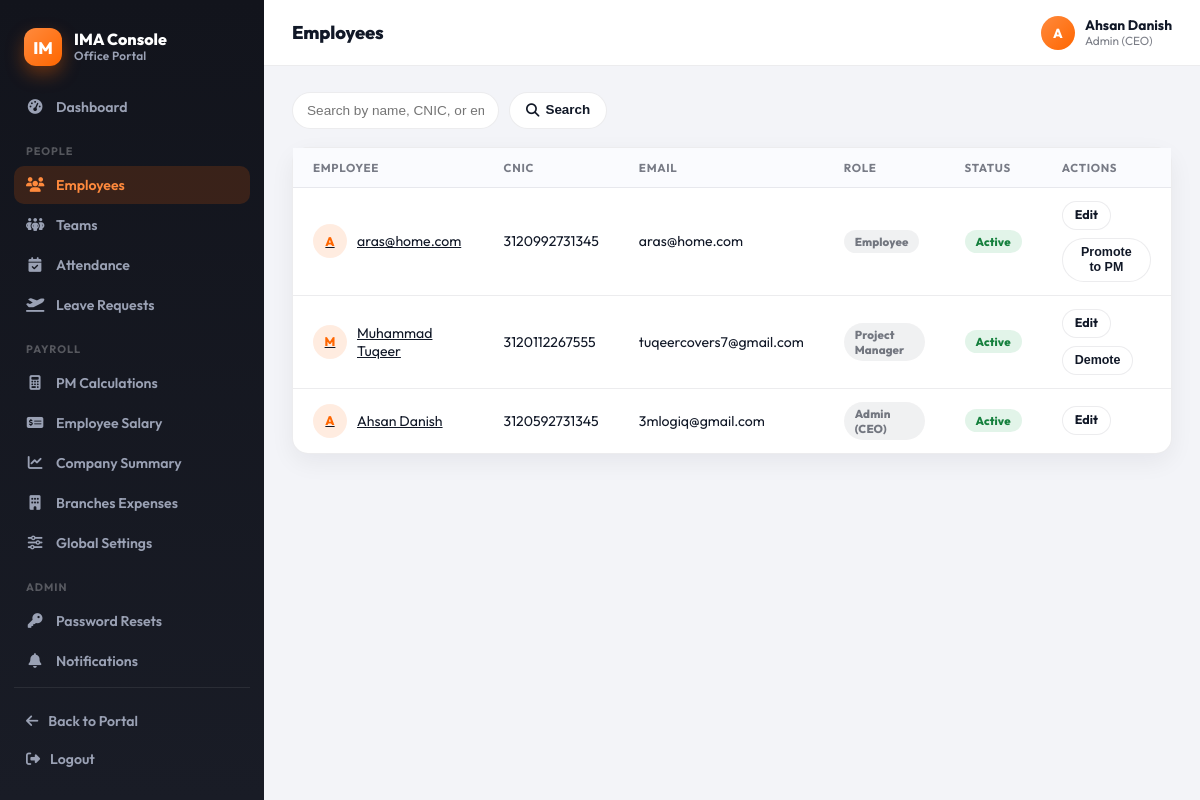
/console/employees/ (signed in), run on an earlier commit of the app's database.
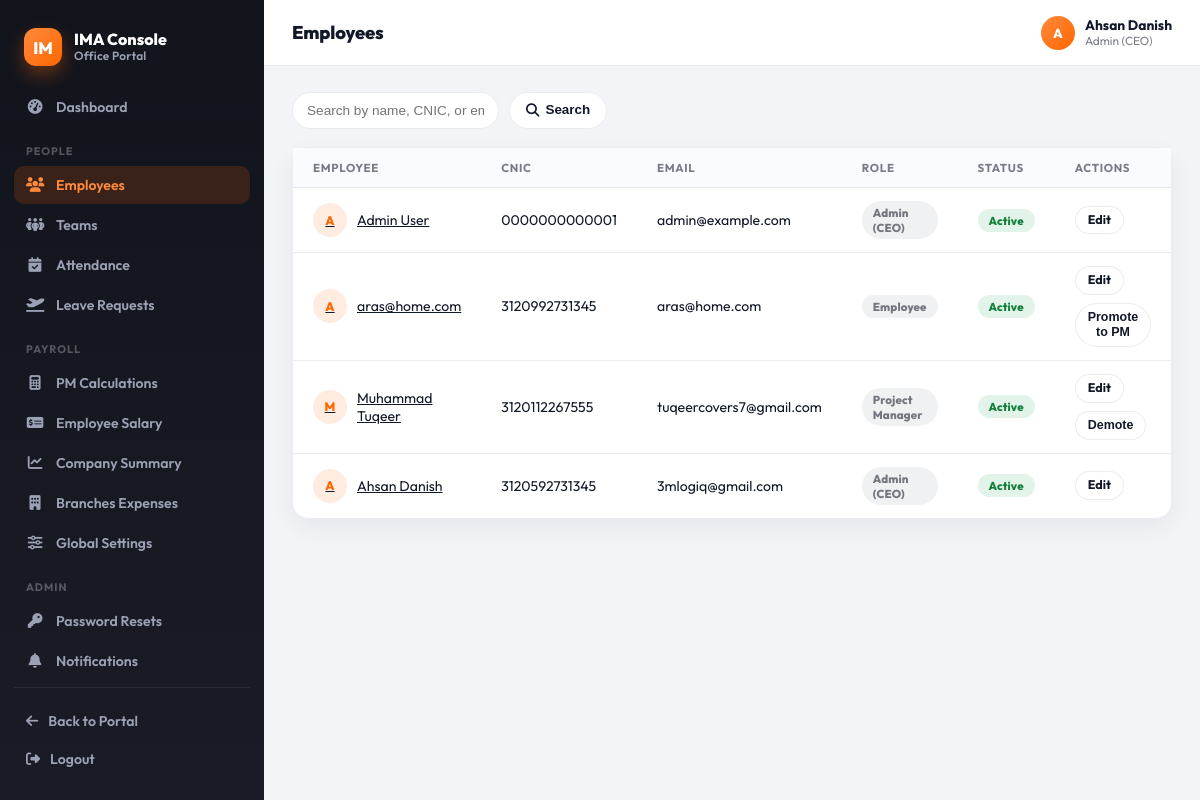
And on a later commit of the database.
### accounts/models.py (models this page shows, shortened)
class Employee(AbstractBaseUser, PermissionsMixin):
    cnic = models.CharField(max_length=13, unique=True, validators=[cnic_validator])
    email = models.EmailField(unique=True, validators=[email_validator])
    full_name = models.CharField(max_length=120, blank=True, null=True, validators=[alpha_spaces])
    fathers_name = models.CharField(max_length=120, blank=True, null=True, validators=[alpha_spaces])
    date_of_birth = models.DateField(blank=True, null=True)
    gender = models.CharField(max_length=10, choices=[('male','Male'),('female','Female'),('other','Other'),('na','Prefer not to say')], blank=True, null=True)
    marital_status = models.CharField(max_length=10, choices=[('single','Single'),('married','Married'),('divorced','Divorced'),('widowed','Widowed')], blank=True, null=True)
    contact_number = models.CharField(max_length=14, blank=True, null=True)
    residential_address = models.TextField(max_length=250, blank=True, null=True)
    date_of_joining = models.DateField(blank=True, null=True)
    reporting_manager_name = models.CharField(max_length=120, blank=True, null=True, validators=[alpha_spaces])
    department = models.CharField(max_length=10, choices=[('HR','HR'),('IT','IT'),('FIN','Finance'),('OPS','Operations'),('SALES','Sales'),('OTHER','Other')], blank=True, null=True)
    designation = models.CharField(max_length=120, blank=True, null=True)
    employment_type = models.CharField(max_length=2, choices=[('FT','Full-time'),('PT','Part-time'),('CT','Contract'),('IN','Internship')], blank=True, null=True)
    employee_code = models.CharField(max_length=20, unique=True, blank=True, null=True)
    profile_picture = models.ImageField(upload_to=profile_picture_path, validators=[], blank=True, null=True)
    cnic_front = models.ImageField(upload_to=cnic_front_path, validators=[], blank=True, null=True)
    cnic_back = models.ImageField(upload_to=cnic_back_path, validators=[], blank=True, null=True)
    degree_certificate = models.FileField(upload_to=degree_path, validators=[], blank=True, null=True)
    father_cnic = models.ImageField(upload_to=father_cnic_path, validators=[], blank=True, null=True)
    emergency_contact_name = models.CharField(max_length=120, blank=True, null=True)
    emergency_relationship = models.CharField(max_length=10, choices=[('father','Father'),('mother','Mother'),('spouse','Spouse'),('sibling','Sibling'),('friend','Friend'),('other','Other')], blank=True, null=True)
    emergency_contact_number = models.CharField(max_length=14, blank=True, null=True)
    emergency_contact_address = models.TextField(blank=True, null=True)
    blood_group = models.CharField(max_length=3, choices=[('A+','A+'),('A-','A-'),('B+','B+'),('B-','B-'),('O+','O+'),('O-','O-'),('AB+','AB+'),('AB-','AB-')], blank=True, null=True)
    previous_employer = models.TextField(blank=True, null=True)
    special_skills = models.TextField(blank=True, null=True)
    ROLE_CHOICES = [
        ('employee', 'Employee'),
        ('pm', 'Project Manager'),
        ('admin', 'Admin (CEO)'),   # 🔹 added Admin role
    ]
    role = models.CharField(
        max_length=20,
        choices=ROLE_CHOICES,
        default='employee',
        help_text="Role of the employee. Default is 'Employee'."
    )
    is_staff = models.BooleanField(default=False)
    is_active = models.BooleanField(default=False)
    date_joined = models.DateTimeField(auto_now_add=True)
    objects = EmployeeManager()
    USERNAME_FIELD = 'cnic'
    REQUIRED_FIELDS = ['email']
    class Media:
        css = {"all": ("css/admin/accounts.css",)}

### console/views.py (the view)
# urls.py: path("employees/", views.employees_list, name="employees_list"),
@login_required
@role_required(*STAFF_ROLES)
def employees_list(request):
    qs = Employee.objects.all().order_by("-date_joined")
    if not _is_admin(request):
        qs = qs.filter(teams__project_manager=request.user).distinct()
    q = request.GET.get("q", "").strip()
    if q:
        qs = qs.filter(full_name__icontains=q) | qs.filter(cnic__icontains=q) | qs.filter(email__icontains=q)
    return render(request, "console/employees_list.html", {"employees": qs, "q": q})

### console/views.py (called while the page is built)
def _is_admin(request):
    return getattr(request.user, "role", None) == "admin"

### console/templates/console/employees_list.html (shortened to what this page needs)
{% extends "console/base.html" %}
{% block page_title %}Employees{% endblock %}
{% block content %}
<form class="cn-toolbar" method="get">
  <input type="text" name="q" value="{{ q }}" placeholder="Search by name, CNIC, or email">
  <button class="cn-btn" type="submit"><i class="fa-solid fa-magnifying-glass"></i> Search</button>
</form>
<div class="cn-card">
  <div class="cn-table-wrap">
    <table class="cn-table">
      <thead>
        <tr><th>Employee</th><th>CNIC</th><th>Email</th><th>Role</th><th>Status</th><th>Actions</th></tr>
      </thead>
      <tbody>
        {% for employee in employees %}
          <tr>
            <td>
              <a href="{% url 'console:employee_detail' employee.pk %}" class="cn-person">
                <span class="cn-avatar">{{ employee.full_name|default:employee.email|slice:":1"|upper }}</span>
                {{ employee.full_name|default:employee.email }}
              </a>
            </td>
            <td>{{ employee.cnic }}</td>
            <td>{{ employee.email }}</td>
            <td><span class="cn-badge neutral">{{ employee.get_role_display }}</span></td>
            <td>
              {% if employee.is_active %}<span class="cn-badge success">Active</span>{% else %}<span class="cn-badge warning">Pending</span>{% endif %}
            </td>
            <td>
              <div class="cn-action-group">
                <a class="cn-btn sm" href="{% url 'console:employee_detail' employee.pk %}">Edit</a>
                {% if request.user.role == "admin" %}
                  {% if employee.role == "employee" %}
                    <form method="post" action="{% url 'console:employee_promote' employee.pk %}">
                      <button class="cn-btn sm" type="submit">Promote to PM</button>
                    </form>
                  {% elif employee.role == "pm" %}
                    <form method="post" action="{% url 'console:employee_demote' employee.pk %}">
                      <button class="cn-btn sm" type="submit">Demote</button>
                    </form>
                  {% endif %}
                {% endif %}
              </div>
            </td>
          </tr>
        {% empty %}
          <tr><td colspan="6" class="cn-empty">No employees found.</td></tr>
        {% endfor %}
      </tbody>
    </table>
  </div>
</div>
{% endblock %}

### console/templates/console/base.html (shortened to what this page needs)
{% load static %}
<!DOCTYPE html>
<html lang="en">
<head>
  <link rel="stylesheet" href="https://cdnjs.cloudflare.com/ajax/libs/font-awesome/6.4.0/css/all.min.css">
  <link rel="stylesheet" href="{% static 'console/css/console.css' %}">
</head>
<body class="console-body">
  <div class="console-shell">
    <aside class="console-sidebar" id="console-sidebar">
      <div class="console-brand">
        <div class="mark">IM</div>
        <div class="text">
          <div class="title">IMA Console</div>
          <div class="subtitle">Office Portal</div>
        </div>
      </div>
      <nav class="console-nav">
        <a href="{% url 'console:dashboard' %}" class="{% if request.resolver_match.url_name == 'dashboard' %}active{% endif %}">
          <i class="fa-solid fa-gauge-high"></i> Dashboard
        </a>
        <div class="console-nav-label">People</div>
        <a href="{% url 'console:employees_list' %}" class="{% if request.resolver_match.url_name == 'employees_list' or request.resolver_match.url_name == 'employee_detail' %}active{% endif %}">
          <i class="fa-solid fa-users"></i> Employees
        </a>
        <a href="{% url 'console:teams_list' %}" class="{% if 'team' in request.resolver_match.url_name %}active{% endif %}">
          <i class="fa-solid fa-people-group"></i> Teams
        </a>
        <a href="{% url 'console:attendance_list' %}" class="{% if 'attendance' in request.resolver_match.url_name %}active{% endif %}">
          <i class="fa-solid fa-calendar-check"></i> Attendance
        </a>
        <a href="{% url 'console:leaves_list' %}" class="{% if 'leave' in request.resolver_match.url_name %}active{% endif %}">
          <i class="fa-solid fa-plane-departure"></i> Leave Requests
        </a>
        <div class="console-nav-label">Payroll</div>
        {% if request.user.role == "admin" %}
        <a href="{% url 'console:pm_calculations' %}" class="{% if request.resolver_match.url_name == 'pm_calculations' %}active{% endif %}">
          <i class="fa-solid fa-calculator"></i> PM Calculations
        </a>
        {% endif %}
        <a href="{% url 'console:employee_salary' %}" class="{% if request.resolver_match.url_name == 'employee_salary' %}active{% endif %}">
          <i class="fa-solid fa-money-check-dollar"></i> Employee Salary
        </a>
        {% if request.user.role == "admin" %}
        <a href="{% url 'console:company_summary' %}" class="{% if request.resolver_match.url_name == 'company_summary' %}active{% endif %}">
          <i class="fa-solid fa-chart-line"></i> Company Summary
        </a>
        <a href="{% url 'console:branch_expenses' %}" class="{% if request.resolver_match.url_name == 'branch_expenses' %}active{% endif %}">
          <i class="fa-solid fa-building"></i> Branches Expenses
        </a>
        <a href="{% url 'console:global_settings' %}" class="{% if request.resolver_match.url_name == 'global_settings' %}active{% endif %}">
          <i class="fa-solid fa-sliders"></i> Global Settings
        </a>
        <div class="console-nav-label">Admin</div>
        <a href="{% url 'console:password_resets_list' %}" class="{% if request.resolver_match.url_name == 'password_resets_list' %}active{% endif %}">
          <i class="fa-solid fa-key"></i> Password Resets
        </a>
        {% endif %}
        <a href="{% url 'console:notifications_list' %}" class="{% if 'notification' in request.resolver_match.url_name %}active{% endif %}">
          <i class="fa-solid fa-bell"></i> Notifications
        </a>
      </nav>
      <div class="console-sidebar-footer">
        <a href="{% url 'dashboard' %}"><i class="fa-solid fa-arrow-left"></i> Back to Portal</a>
        <a href="{% url 'logout' %}"><i class="fa-solid fa-right-from-bracket"></i> Logout</a>
      </div>
    </aside>
    <div class="console-main">
      <header class="console-topbar">
        <div style="display:flex;align-items:center;gap:12px;">
          <h1>{% block page_title %}Console{% endblock %}</h1>
        </div>
        <div class="console-user">
          <div class="avatar">{{ request.user.full_name|default:request.user.email|slice:":1"|upper }}</div>
          <div class="meta">
            <div class="name">{{ request.user.full_name|default:request.user.email }}</div>
            <div class="role">{{ request.user.get_role_display|default:"Superuser" }}</div>
          </div>
        </div>
      </header>
      <div class="console-content">
        {% block content %}{% endblock %}
      </div>
    </div>
  </div>
</body>
</html>

What changed in the data, as far as the page shows it:
added Employee: full_name "A", full_name "Admin User", cnic "0000000000001", email "admin@example.com", role "Admin (CEO)", is_active "Active"
